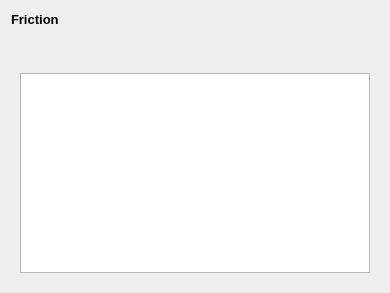
             <widget class="QWidget" name="frictionTab">
              <attribute name="title">
               <string>4 - Friction</string>
              </attribute>
              <layout class="QVBoxLayout" name="verticalLayout_12">
               <item>
                <widget class="QLabel" name="label_26">
                 <property name="minimumSize">
                  <size>
                   <width>0</width>
                   <height>16</height>
                  </size>
                 </property>
                 <property name="font">
                  <font>
                   <pointsize>10</pointsize>
                   <weight>75</weight>
                   <bold>true</bold>
                  </font>
                 </property>
                 <property name="text">
                  <string>Friction</string>
                 </property>
                </widget>
               </item>
               <item>
                <widget class="QFrame" name="frictionFrame">
                 <property name="frameShape">
                  <enum>QFrame::NoFrame</enum>
                 </property>
                 <property name="frameShadow">
                  <enum>QFrame::Raised</enum>
                 </property>
                 <layout class="QVBoxLayout" name="verticalLayout_11">
                  <item>
                   <widget class="QFrame" name="frictionButtonsFrame">
                    <property name="sizePolicy">
                     <sizepolicy hsizetype="Expanding" vsizetype="Fixed">
                      <horstretch>0</horstretch>
                      <verstretch>0</verstretch>
                     </sizepolicy>
                    </property>
                    <property name="minimumSize">
                     <size>
                      <width>0</width>
                      <height>25</height>
                     </size>
                    </property>
                    <property name="frameShape">
                     <enum>QFrame::NoFrame</enum>
                    </property>
                    <property name="frameShadow">
                     <enum>QFrame::Raised</enum>
                    </property>
                    <widget class="QToolButton" name="frictionLoadClass">
                     <property name="geometry">
                      <rect>
                       <x>0</x>
                       <y>0</y>
                       <width>25</width>
                       <height>25</height>
                      </rect>
                     </property>
                     <property name="minimumSize">
                      <size>
                       <width>25</width>
                       <height>25</height>
                      </size>
                     </property>
                     <property name="toolTip">
                      <string>Reload classes</string>
                     </property>
                     <property name="text">
                      <string/>
                     </property>
                     <property name="icon">
                      <iconset resource="../../BioDispersal/resources.qrc">
                       <normaloff>:/plugins/BioDispersal/icons/mActionRefresh.svg</normaloff>:/plugins/BioDispersal/icons/mActionRefresh.svg</iconset>
                     </property>
                     <property name="autoRaise">
                      <bool>true</bool>
                     </property>
                    </widget>
                    <widget class="QToolButton" name="frictionLoad">
                     <property name="geometry">
                      <rect>
                       <x>30</x>
                       <y>0</y>
                       <width>25</width>
                       <height>25</height>
                      </rect>
                     </property>
                     <property name="minimumSize">
                      <size>
                       <width>25</width>
                       <height>25</height>
                      </size>
                     </property>
                     <property name="toolTip">
                      <string>Import friction from CSV file</string>
                     </property>
                     <property name="text">
                      <string/>
                     </property>
                     <property name="icon">
                      <iconset resource="../../BioDispersal/resources.qrc">
                       <normaloff>:/plugins/BioDispersal/icons/mActionFileOpen.svg</normaloff>:/plugins/BioDispersal/icons/mActionFileOpen.svg</iconset>
                     </property>
                     <property name="autoRaise">
                      <bool>true</bool>
                     </property>
                    </widget>
                    <widget class="QToolButton" name="frictionSave">
                     <property name="geometry">
                      <rect>
                       <x>60</x>
                       <y>0</y>
                       <width>25</width>
                       <height>25</height>
                      </rect>
                     </property>
                     <property name="minimumSize">
                      <size>
                       <width>25</width>
                       <height>25</height>
                      </size>
                     </property>
                     <property name="toolTip">
                      <string>Save friction as CSV file</string>
                     </property>
                     <property name="text">
                      <string/>
                     </property>
                     <property name="icon">
                      <iconset resource="../../BioDispersal/resources.qrc">
                       <normaloff>:/plugins/BioDispersal/icons/mActionFileSaveAs.svg</normaloff>:/plugins/BioDispersal/icons/mActionFileSaveAs.svg</iconset>
                     </property>
                     <property name="autoRaise">
                      <bool>true</bool>
                     </property>
                    </widget>
                   </widget>
                  </item>
                  <item>
                   <widget class="QTableView" name="frictionView">
                    <property name="minimumSize">
                     <size>
                      <width>350</width>
                      <height>200</height>
                     </size>
                    </property>
                    <property name="alternatingRowColors">
                     <bool>true</bool>
                    </property>
                    <property name="sortingEnabled">
                     <bool>true</bool>
                    </property>
                   </widget>
                  </item>
                 </layout>
                </widget>
               </item>
              </layout>
             </widget>
